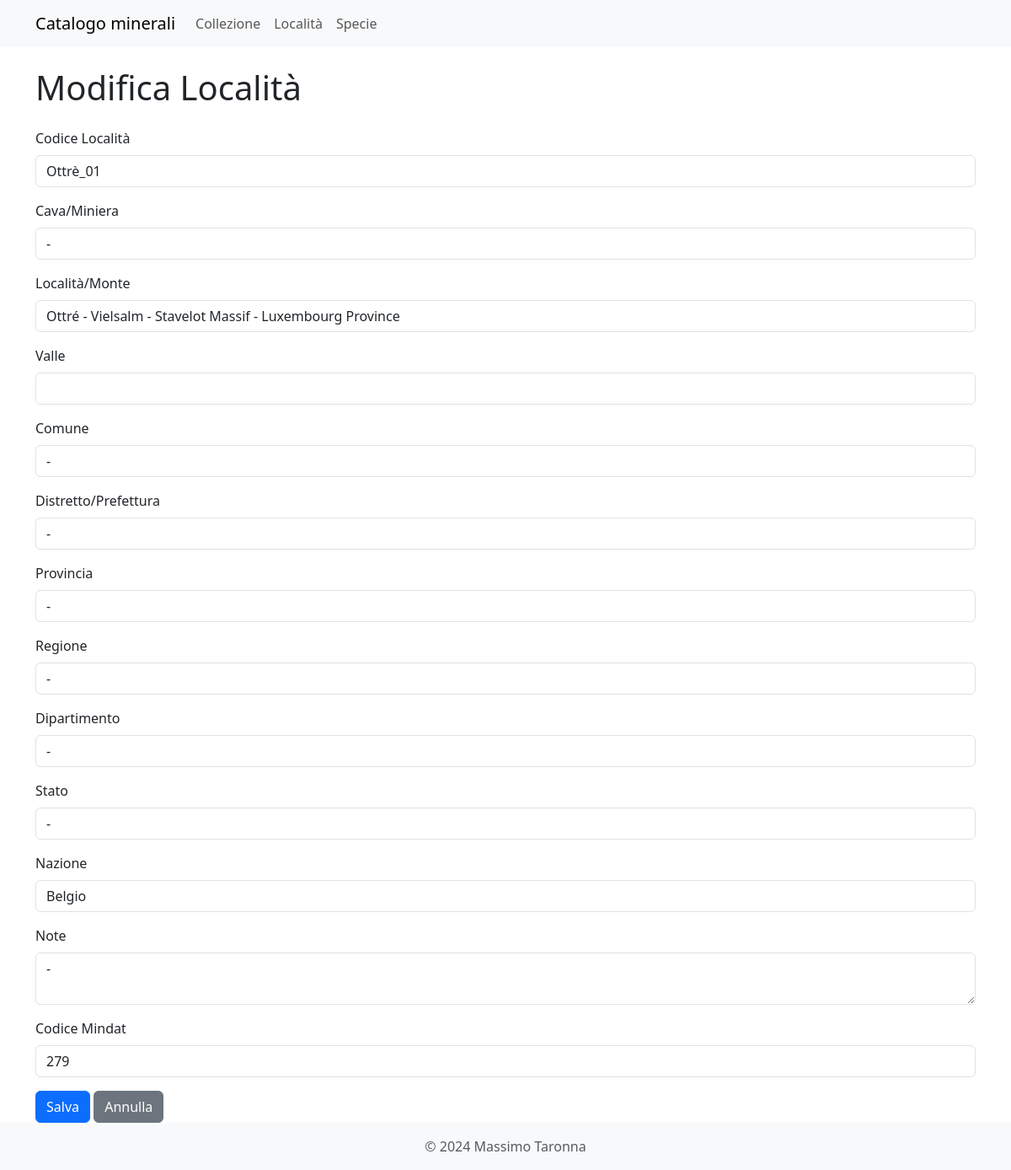
The page /localita/edit/11 on the database as committed earlier.
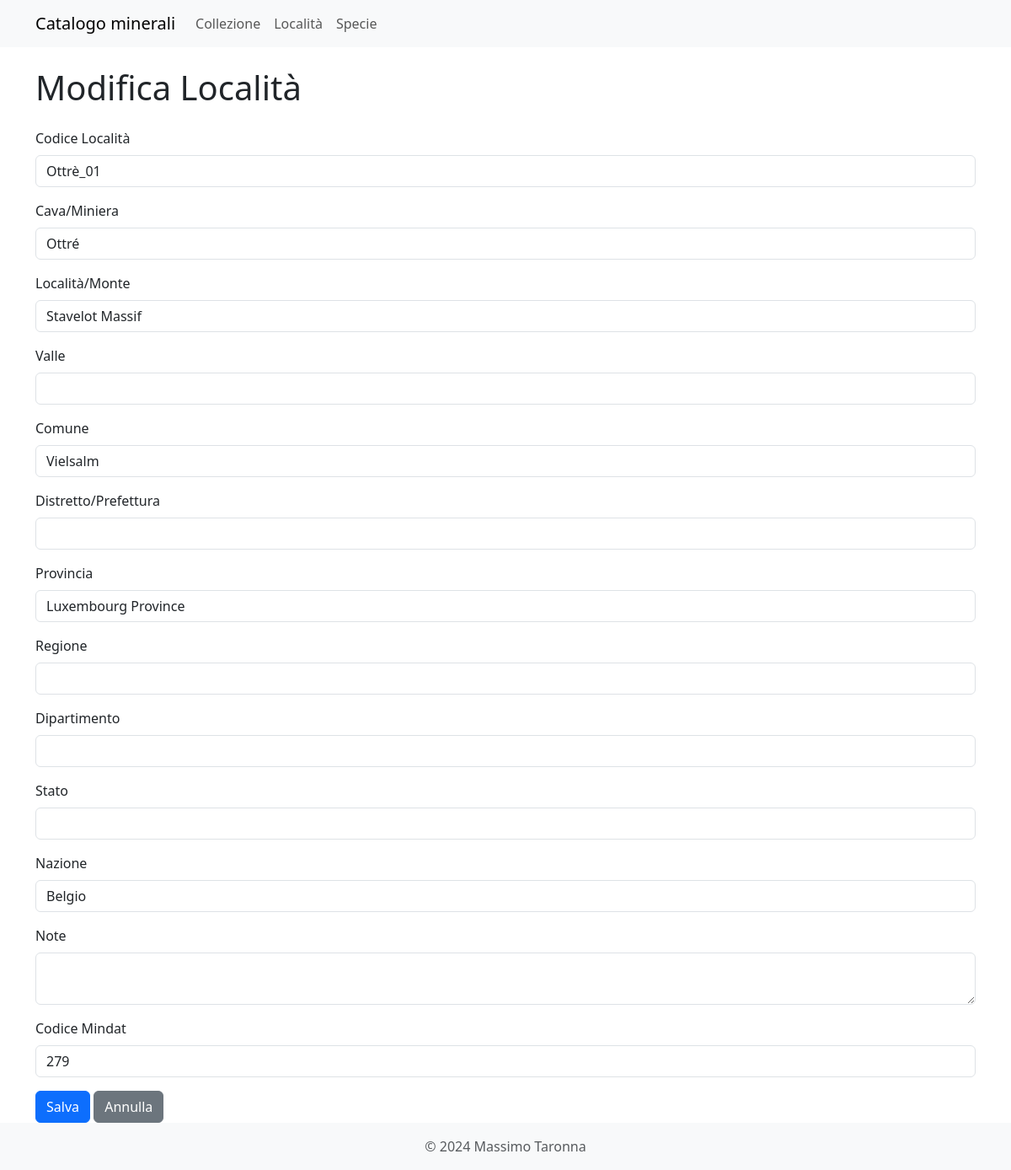
The same page on the database as committed later.
### models.py (models this page shows)
class Localita(db.Model, SerializerMixin):
    id = db.Column(db.Integer, primary_key=True)
    cod_loc = db.Column(db.String(100), unique=True, nullable=False)
    cava_min = db.Column(db.String(255))
    loc_monte = db.Column(db.String(255))
    valle = db.Column(db.String(50))
    comune = db.Column(db.String(50))
    distr_pref = db.Column(db.String(50))
    provincia = db.Column(db.String(50))
    regione = db.Column(db.String(50))
    dipartimento = db.Column(db.String(50))
    stato = db.Column(db.String(50))
    nazione = db.Column(db.String(100))
    note = db.Column(db.Text)
    cod_mindat = db.Column(db.Integer)
    collezione = db.relationship('Collezione', backref='localita', lazy='dynamic')
    serialize_rules = ('-collezione',)

### app.py (the view)
@app.route('/localita/edit/<int:id>', methods=['GET', 'POST'])
def edit_localita(id):
    localita = Localita.query.get_or_404(id)
    form = LocalitaForm(obj=localita)
    if form.validate_on_submit():
        form.populate_obj(localita)
        db.session.commit()
        flash('Località aggiornata con successo!', 'success')
        return redirect(url_for('localita'))
    return render_template('localita_form.html', form=form, title="Modifica Località")

### forms.py
class LocalitaForm(FlaskForm):
    cod_loc = StringField('Codice Località', validators=[DataRequired()])
    cava_min = StringField('Cava/Miniera')
    loc_monte = StringField('Località/Monte')
    valle = StringField('Valle')
    comune = StringField('Comune')
    distr_pref = StringField('Distretto/Prefettura')
    provincia = StringField('Provincia')
    regione = StringField('Regione')
    dipartimento = StringField('Dipartimento')
    stato = StringField('Stato')
    nazione = StringField('Nazione')
    note = TextAreaField('Note')
    cod_mindat = IntegerField('Codice Mindat', validators=[Optional()])
    submit = SubmitField('Salva')

### app.py (called while the page is built)
@app.context_processor
def inject_specie_valide():
    specie_valide_count = db.session.query(func.count(func.distinct(Collezione.specie_id))).filter(Collezione.specie_id.isnot(None)).scalar()
    return {'specie_valide': specie_valide_count}

### templates/localita_form.html (shortened to what this page needs)
{% extends "base.html" %}
{% block content %}
<h1 class="mb-4">{{ title }}</h1>
<form method="POST" id="localitaForm">
    <div class="mb-3">
        {{ form.cod_loc.label(class="form-label") }}
        {{ form.cod_loc(class="form-control") }}
    </div>
    <div class="mb-3">
        {{ form.cava_min.label(class="form-label") }}
        {{ form.cava_min(class="form-control") }}
    </div>
    <div class="mb-3">
        {{ form.loc_monte.label(class="form-label") }}
        {{ form.loc_monte(class="form-control") }}
    </div>
    <div class="mb-3">
        {{ form.valle.label(class="form-label") }}
        {{ form.valle(class="form-control") }}
    </div>
    <div class="mb-3">
        {{ form.comune.label(class="form-label") }}
        {{ form.comune(class="form-control") }}
    </div>
    <div class="mb-3">
        {{ form.distr_pref.label(class="form-label") }}
        {{ form.distr_pref(class="form-control") }}
    </div>
    <div class="mb-3">
        {{ form.provincia.label(class="form-label") }}
        {{ form.provincia(class="form-control") }}
    </div>
    <div class="mb-3">
        {{ form.regione.label(class="form-label") }}
        {{ form.regione(class="form-control") }}
    </div>
    <div class="mb-3">
        {{ form.dipartimento.label(class="form-label") }}
        {{ form.dipartimento(class="form-control") }}
    </div>
    <div class="mb-3">
        {{ form.stato.label(class="form-label") }}
        {{ form.stato(class="form-control") }}
    </div>
    <div class="mb-3">
        {{ form.nazione.label(class="form-label") }}
        {{ form.nazione(class="form-control") }}
    </div>
    <div class="mb-3">
        {{ form.note.label(class="form-label") }}
        {{ form.note(class="form-control") }}
    </div>
    <div class="mb-3">
        {{ form.cod_mindat.label(class="form-label") }}
        {{ form.cod_mindat(class="form-control") }}
    </div>
    <button type="button" class="btn btn-primary" onclick="confirmSave()">Salva</button>
    <a href="{{ url_for('localita') }}" class="btn btn-secondary">Annulla</a>
</form>
{% endblock %}

Rows that differ between the two databases and show on the page:
changed Localita "Ottrè_01": cava_min "-" → "Ottré"; loc_monte "Ottré - Vielsalm - Stavelot Massif - Luxembourg Province" → "Stavelot Massif"; comune "-" → "Vielsalm"; distr_pref "-" → (not shown); provincia "-" → "Luxembourg Province"; regione "-" → (not shown); dipartimento "-" → (not shown); stato "-" → (not shown); note "-" → (not shown)
